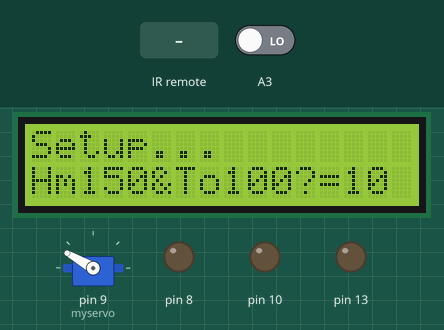
Recording of a sketch running on a simulated Arduino Nano, built with avr-gcc and run on an emulated ATmega328P. Parts: 16×2 character LCD, servo, output pins drawn as LEDs (lit = HIGH). The test bench sets the inputs (shaded band); at power-on: A3 LOW. What the sketch prints to the serial monitor is not drawn.

Above: at 1.2 s.
1.3 s: infrared code 0xFFFFFFFF received
At 1.9 s:
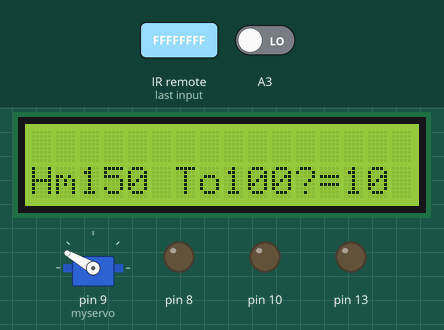
2.8 s: infrared code 0xF700FF received
At 4.0 s:
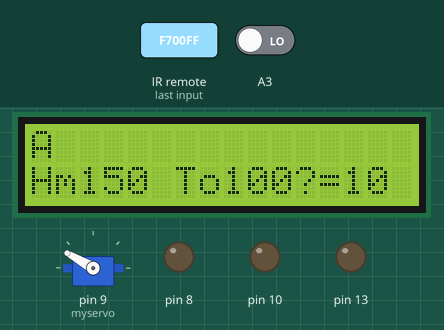
4.3 s: infrared code 0xF7807F received
At 5.4 s:
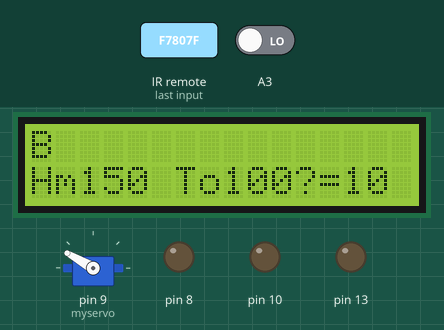
5.8 s: infrared code 0xF740BF received
At 6.8 s:
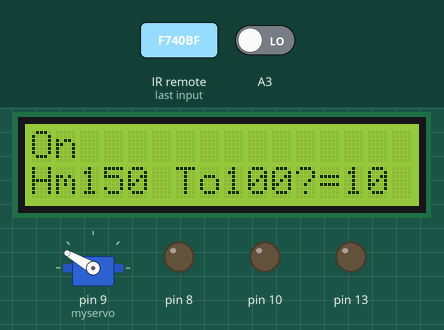
7.6 s: infrared code 0xF7C03F received
At 7.9 s:
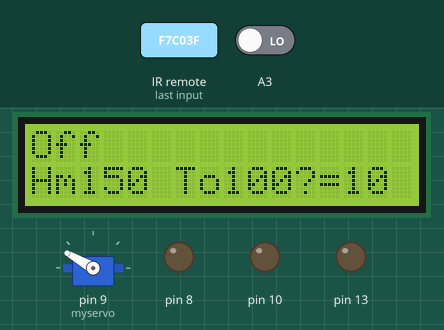
9.1 s: infrared code 0xF720DF received
At 10.3 s:
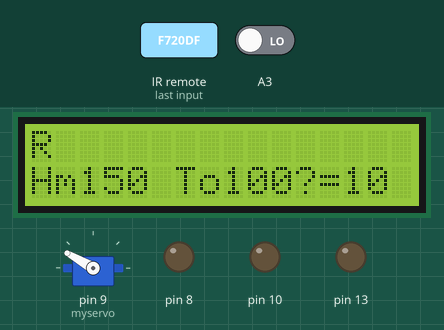
Timing chart, 0 to 11.6 s (numbered marks = the images above; inputs shaded):
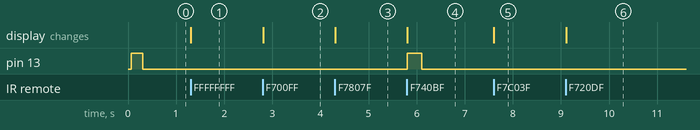

The sketch:

Arduino_Microwave_control.ino
```cpp
/*
   notes:
   4*5 key data
   F700FF F7807F F740BF F7C03F
   F720DF F7A05F F7609F F7E01F
   F710EF F7906F F750AF F7D02F
   F730CF F7B04F F7708F F7F00F
   F708F7 F78877 F748B7 F7C837

     for (int positionCounter = 0; positionCounter < 13; positionCounter++) {
    delay(150);
    // scroll one position left:
    lcd.scrollDisplayLeft();
  }

          lcd.setCursor(thisCol, thisRow);


  Used pins: 234567 LCD, 9 Servo, 11 IR, A0 and A1 for 2 temp probes, 13 for beeper, still have 4 alg pins and pin 8,10,12
*/

#include <digitalWriteFast.h>
#define highA 8
#define highB 10
#define lowA 12
#define lowB A3
#include <ResponsiveAnalogRead.h>
#include <IRremote.h>
#include <LiquidCrystal.h>
LiquidCrystal lcd(2, 3, 4, 5, 6, 7);
IRrecv irrecv(11);
decode_results results;
#include <Servo.h>
Servo myservo;
int arcPosition = 150;
int homePosition = 100;
int goval = 10;
unsigned long key_value = 0;

const int TEMP1 = A7;
const int TEMP2 = A1;
ResponsiveAnalogRead analog(A0, true);

int beepmillis = 0; // this is for non intterupt, not timing. for beep length go find beep function
int raw = 0;
int val = 0;
int temp = 888;
int tmax = 0;

void setup() {
  lcd.begin(16, 2);
  lcd.print("Setup...");

  Serial.begin(115200);
  Serial.print("Setup...");

  myservo.attach(9);
  myservo.write(arcPosition);


  irrecv.enableIRIn(); // Start the receiver
  irrecv.blink13(true);

  pinModeFast(highA, OUTPUT);
  pinModeFast(highB, OUTPUT);
  pinModeFast(lowA, INPUT);
  pinModeFast(lowB, INPUT);

  pinModeFast(13, OUTPUT);// beeper


  unsigned long time_now = 0;

  analogReference(INTERNAL);
  pinMode(TEMP1, INPUT);

  lcd.setCursor(0, 1);
  lcd.print("Done & Passed");
  Serial.print("Setup is Done..");
}

void loop() {

  if (irrecv.decode(&results)) {

    if (results.value == 0XFFFFFFFF)
      results.value = key_value;
    lcd.setCursor(0, 0);
    lcd.clear();

    switch (results.value) {
      case 0xF700FF:
        lcd.print("A");
        break;
      case 0xF7807F:
        lcd.print("B");
        break;
      case 0xF740BF:
        lcd.print("On");
        cancel();
        cook();
        minute();
        start();
        beep();
        break;
      case 0xF7C03F:
        lcd.print("Off");
        break;

      case 0xF720DF:
        lcd.print("R");
        break ;
      case 0xF7A05F:
        lcd.print("G");
        break ;
      case 0xF7609F:
        lcd.print("B");
        break ;
      case 0xF7E01F:
        lcd.print("W");
        break ;

      case 0xF710EF:
        lcd.print("1");
        break ;
      case 0xF7906F:
        lcd.print("2");
        break ;
      case 0xF750AF:
        lcd.print("3");
        break ;
      case 0xF7D02F:
        lcd.print("4");
        break ;

      case 0xF730CF:
        lcd.print("Hm-");
        arcPosition--;
        break ;
      case 0xF7B04F:
        lcd.print("Hm+");
        arcPosition++;

        break ;
      case 0xF7708F:
        lcd.print("To-");
        homePosition--;
        break ;
      case 0xF7F00F:
        lcd.print("To+");
        homePosition++;

        break ;

      case 0xF708F7:
        lcd.print("Arc");
        Serial.print("Arc");
        arc();
        break ;
      case 0xF78877:
        lcd.print("dth");
        myservo.detach();
        break ;
      case 0xF748B7:
        lcd.print("Lft");
        myservo.attach(9);
        goval--;
        myservo.write(goval);
        delay(5);

        break ;
      case 0xF7C837:
        lcd.print("Rgt");
        myservo.attach(9);
        goval++;
        myservo.write(goval);
        delay(5);

        break ;
    }
    key_value = results.value;
    irrecv.resume();
  }


  lcd.setCursor(11, 1);
  lcd.print("?=");
  lcd.print(goval);
  lcd.setCursor(6, 1);
  lcd.print("To");
  lcd.print(homePosition);
  lcd.setCursor(0, 1);
  lcd.print("Hm");
  lcd.print(arcPosition);
  //*************************************Temperature
  //
  //    analog.update();
  //    Serial.print("raw:");
  //    Serial.print(raw = analog.getRawValue());
  //    Serial.print("val");
  //    Serial.println(val = analog.getValue());


  //**********************************************temp error ctrl
  //    if (val > 1010 || val < 10) {
  //      lcd.setCursor(5, 0);
  //      lcd.print("TempError");
  //      Serial.print("TempError");
  //    }
  //    else
  //    {
  //      temp = map(val, 917, 623, 20, 35);
  //
  //      Serial.print("Temp=");
  //      Serial.println(temp);
  //      //  temp = (temp * 9.0)/ 5.0 + 32.0;      convert to F
  //    }
  //    if (temp > 100)
  //    {
  //      lcd.setCursor(5, 0);
  //      lcd.print("TooHot");
  //    }


  //***************************************beeper

  if (millis() > beepmillis + 300) {
    digitalWriteFast(13, LOW);
  }
  else {
    digitalWriteFast(13, HIGH);
  }


}
// ======================================================end loop=================================

void arc()
{
  myservo.attach(9);
  myservo.write(arcPosition);
  delay(25);
  myservo.write(homePosition);
  delay(200);
  myservo.write(arcPosition);
  delay(25);
}

//******************************key munipulization, do not add delay use for loop only
void cancel()
{
  digitalWriteFast(highA, LOW);
  for (int i = 0; i <= 100; i++) { // read 100 times
    if (digitalReadFast(lowB)) {
      digitalWriteFast(highA, HIGH);
    }
  }
}

void cook()
{
  digitalWriteFast(highA, LOW);
  for (int i = 0; i <= 100; i++) { // read 100 times
    if (digitalReadFast(lowB)) {
      digitalWriteFast(highA, HIGH);
    }
  }
}

void start()
{
  digitalWriteFast(highA, LOW);
  for (int i = 0; i <= 100; i++) { // read 100 times
    if (digitalReadFast(lowB)) {
      digitalWriteFast(highA, HIGH);
    }
  }
}

void minute()
{
  digitalWriteFast(highA, LOW);
  for (int i = 0; i <= 100; i++) { // read 100 times
    if (digitalReadFast(lowB)) {
      digitalWriteFast(highA, HIGH);
    }
  }
}

void releasekey()
{
  pinModeFast(highA, INPUT);
  pinModeFast(highB, INPUT);
  pinModeFast(lowA, INPUT);
  pinModeFast(lowB, INPUT);
}

void holdkey()
{
  pinModeFast(highA, OUTPUT);
  pinModeFast(highB, OUTPUT);
  pinModeFast(lowA, INPUT);
  pinModeFast(lowB, INPUT);
}

void beep()
{
  beepmillis = millis();
}
```

Measured:
- after the input at 1.3 s, the display: changes at once (image 1)
- after the input at 2.8 s, the display: changes at once (image 2)
- after the input at 4.3 s, the display: changes at once (image 3)
- after the input at 5.8 s, pin 13: LOW → HIGH at once, → LOW 0.30 s later; the display: changes at once (image 4)
- after the input at 7.6 s, the display: changes at once (image 5)
- after the input at 9.1 s, the display: changes at once (image 6)
